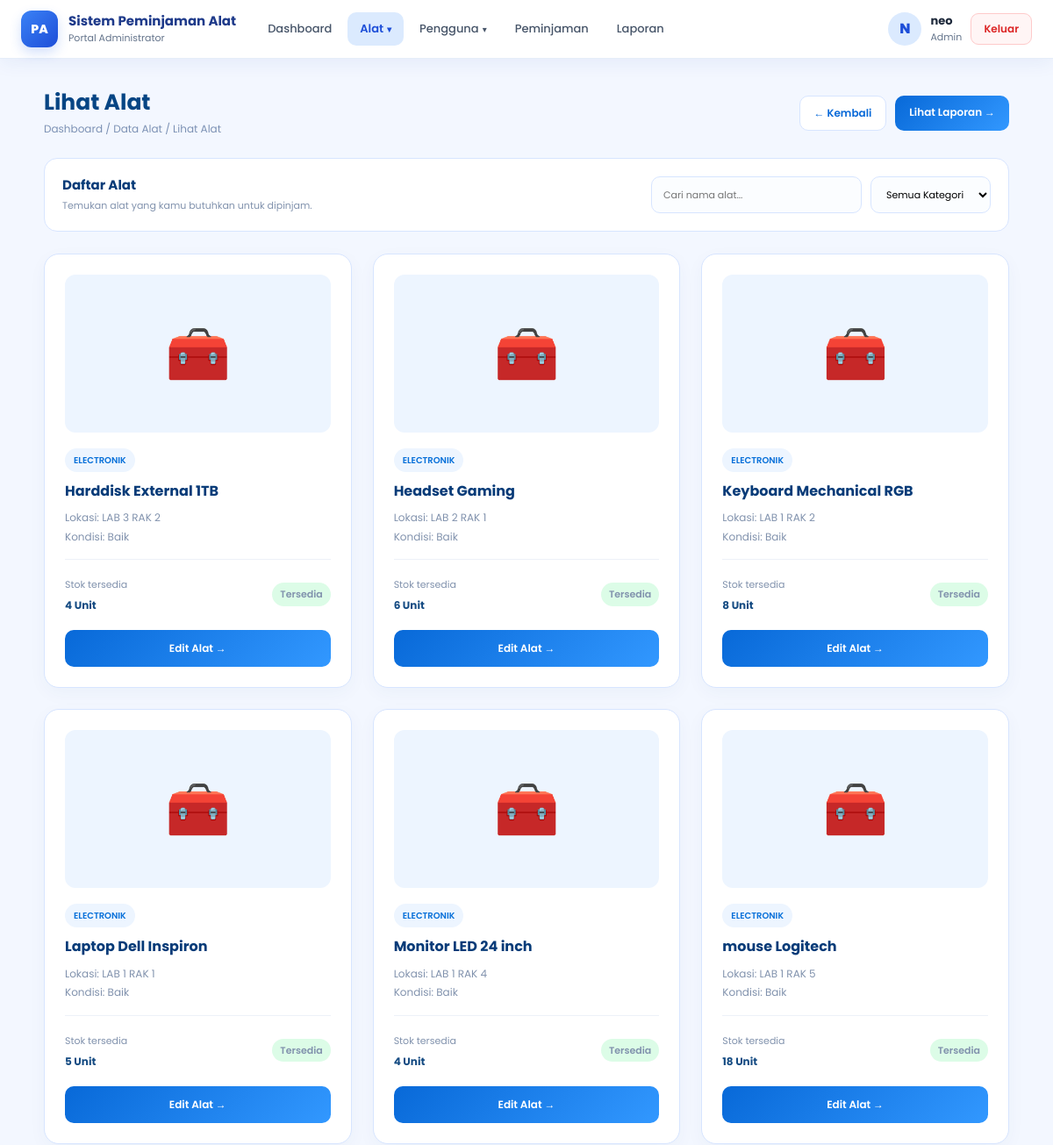
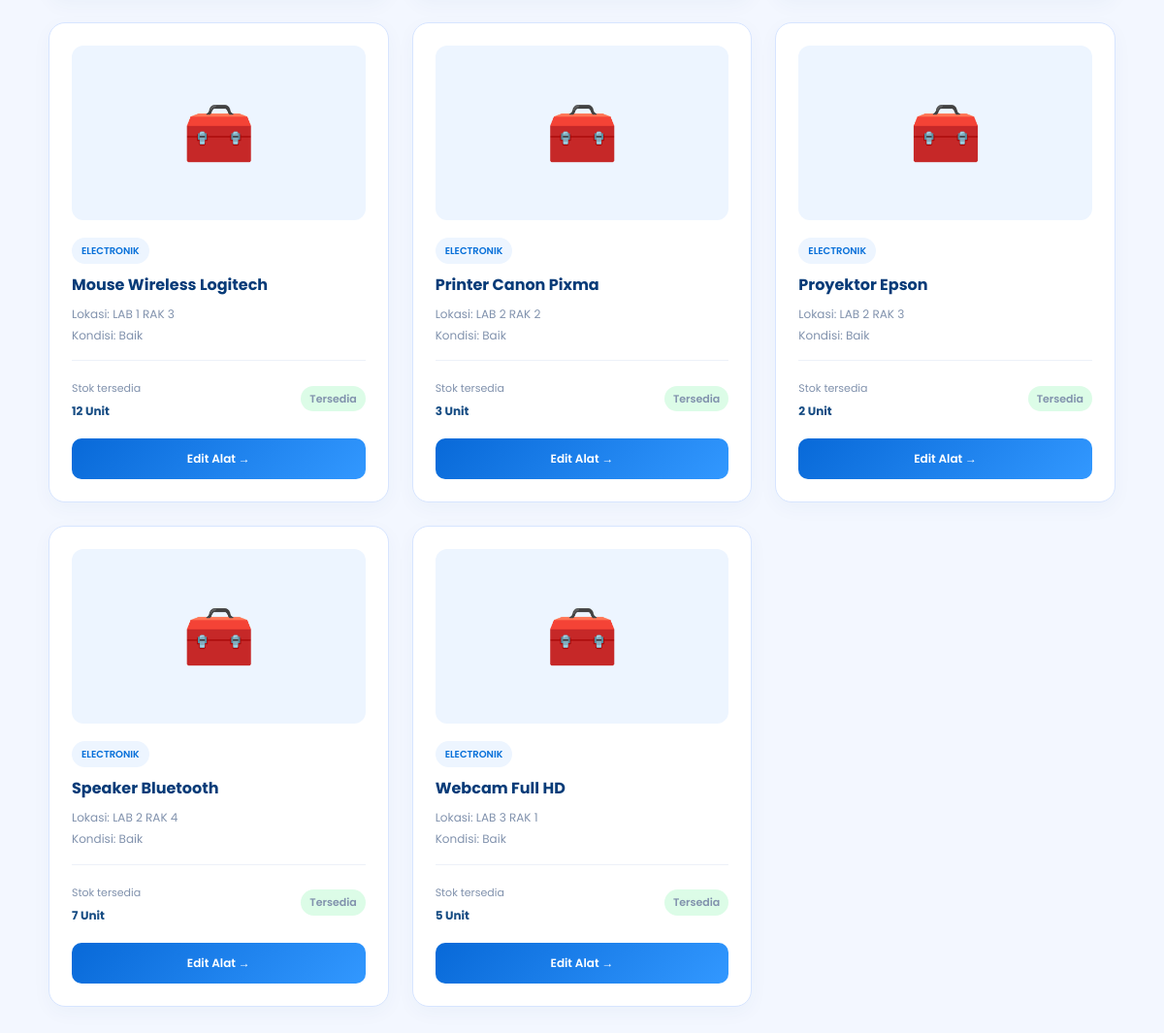
Screenshot of /users/lihat_alat.php (signed in) with the database file from the repository (2 pictures, top to bottom).
### tables this page shows
CREATE TABLE `users` (
  `id` int(11) NOT NULL,
  `username` varchar(50) NOT NULL,
  `nama_lengkap` varchar(100) NOT NULL,
  `alamat` varchar(225) NOT NULL,
  `password` varchar(255) NOT NULL,
  `role` enum('admin','petugas','peminjam') NOT NULL
);

CREATE TABLE `alat` (
  `id_alat` int(11) NOT NULL,
  `id_kategori` int(11) NOT NULL,
  `nama_alat` varchar(100) NOT NULL,
  `stok` int(11) NOT NULL DEFAULT 0,
  `lokasi` varchar(100) NOT NULL,
  `kondisi` enum('baik','rusak ringan','rusak berat') NOT NULL DEFAULT 'baik'
);

CREATE TABLE `kategori` (
  `id_kategori` int(11) NOT NULL,
  `nama_kategori` varchar(100) NOT NULL
);

### includes/auth.php (called while the page is built, shortened)
<?php
function e($v): string
{
    return htmlspecialchars((string)$v, ENT_QUOTES, 'UTF-8');
}
function auth_user(PDO $pdo): array
{
    static $user = null;
    if ($user !== null) {
        return $user;
    }
    $s = $pdo->prepare('SELECT id, username, nama_lengkap, role FROM users WHERE id = ?');
    $s->execute([$_SESSION['user_id']]);
    $user = $s->fetch();
    return $user;
}
function dashboard_url(string $role): string
{
    return match ($role) {
        'admin'   => 'dashboard_admin.php',
        'petugas' => 'status_peminjaman.php',
        default   => 'lihat_alat.php',
    };
}
function role_label(string $role): string
{
    return ['admin' => 'Admin', 'petugas' => 'Petugas', 'peminjam' => 'Peminjam'][$role] ?? ucfirst($role);
}

### users/lihat_alat.php (the view, shortened to what this page needs)
<?php
require_once __DIR__ . '/../includes/auth.php';
$me = auth_user($pdo);
$daftar = $pdo->query(
    'SELECT a.id_alat, a.nama_alat, a.stok, a.lokasi, a.kondisi, k.nama_kategori
     FROM alat a LEFT JOIN kategori k ON k.id_kategori = a.id_kategori
     ORDER BY a.nama_alat'
)->fetchAll();
function ikon_kategori(?string $nama): string
{
    $n = mb_strtolower((string)$nama);
    return match (true) {
        str_contains($n, 'elektronik') => '💻',
        str_contains($n, 'perkakas'), str_contains($n, 'pertukangan') => '🔧',
        str_contains($n, 'lab') => '🔬',
        str_contains($n, 'multimedia') => '📽️',
        str_contains($n, 'olahraga') => '⚽',
        default => '🧰',
    };
}
$isUser = ($me['role'] === 'peminjam');
$laporanUrl = $isUser ? 'laporan_user.php' : 'laporan.php';
?>
<!DOCTYPE html>
<html lang="id">
<head>
    <link rel="stylesheet" href="../asset/css/bootstrap.css">
    <link rel="stylesheet" href="../asset/css/navbar.css">
</head>
<body>
<?php
if ($isUser) {
    include __DIR__ . '/../includes/navbar_user.php';
} else {
    include __DIR__ . '/../includes/navbar.php';
}
?>
<div class="nv-page">
<div class="container-alat">
    <div class="d-flex justify-content-between align-items-center flex-wrap gap-3 mb-4">
        <div>
            <h2 class="page-title">Lihat Alat</h2>
            <div class="breadcrumb-text mb-0">
                Dashboard / Data Alat / Lihat Alat
            </div>
        </div>
        <div class="header-actions">
            <a href="dashboard.php" class="btn-kembali">
                ← Kembali
            </a>
            <a href="<?= e($laporanUrl) ?>" class="btn-laporan">
                Lihat Laporan →
            </a>
        </div>
    </div>
    <div class="toolbar">
        <div>
            <h4>Daftar Alat</h4>
            <p>Temukan alat yang kamu butuhkan untuk dipinjam.</p>
        </div>
        <div class="search-box">
            <input type="text" id="cariAlat" placeholder="Cari nama alat...">
            <select id="filterKategori">
                <option value="">Semua Kategori</option>
            </select>
        </div>
    </div>
    <div class="row g-4" id="daftarAlat">
        <?php foreach ($daftar as $a): ?>
            <?php
            $bisaPinjam = (int)$a['stok'] > 0 && $a['kondisi'] !== 'rusak berat';
            $statusTeks = $a['kondisi'] === 'rusak berat' ? 'Rusak' : ((int)$a['stok'] > 0 ? 'Tersedia' : 'Stok Habis');
            ?>
            <div class="col-md-6 col-lg-4 item-alat"
                 data-nama="<?= e(mb_strtolower($a['nama_alat'])) ?>"
                 data-kategori="<?= e(mb_strtolower((string)$a['nama_kategori'])) ?>">
                <div class="alat-card">
                    <div class="alat-image">
                        <span class="placeholder-icon"><?= ikon_kategori($a['nama_kategori']) ?></span>
                    </div>
                    <span class="kategori"><?= e($a['nama_kategori'] ?? 'Tanpa kategori') ?></span>
                    <h5><?= e($a['nama_alat']) ?></h5>
                    <p class="deskripsi">
                        Lokasi: <?= e($a['lokasi']) ?><br>
                        Kondisi: <?= e(ucfirst($a['kondisi'])) ?>
                    </p>
                    <div class="info-stok">
                        <div>
                            <span>Stok tersedia</span><br>
                            <strong><?= (int)$a['stok'] ?> Unit</strong>
                        </div>
                        <span class="status <?= $bisaPinjam ? 'tersedia' : 'habis' ?>"><?= e($statusTeks) ?></span>
                    </div>
                    <?php if ($me['role'] === 'peminjam'): ?>
                        <?php if ($bisaPinjam): ?>
                            <a href="pinjam_alat.php?id=<?= (int)$a['id_alat'] ?>" class="btn-pinjam">Pinjam Alat →</a>
                        <?php else: ?>
                            <a href="#" class="btn-pinjam disabled" onclick="return false">Tidak Dapat Dipinjam</a>
                        <?php endif; ?>
                    <?php elseif ($me['role'] === 'admin'): ?>
                        <a href="edit_alat.php?id=<?= (int)$a['id_alat'] ?>" class="btn-pinjam">Edit Alat →</a>
                    <?php endif; ?>
                </div>
            </div>
        <?php endforeach; ?>
    </div>
</div>
</div>
</body>
</html>

### includes/navbar.php (shortened to what this page needs)
<?php
require_once __DIR__ . '/auth.php';
$nvUser  = auth_user($pdo);
$nvRole  = $nvUser['role'];
$nvAlias = ['edit_petugas.php' => 'daftar_user.php'];
$nvCur   = basename(parse_url($_SERVER['REQUEST_URI'], PHP_URL_PATH));
$nvCur   = $nvAlias[$nvCur] ?? $nvCur;
$nvMenus = match ($nvRole) {
    'admin' => [
        ['Dashboard', 'dashboard_admin.php'],
        ['Alat', null, [
            ['Lihat Alat', 'lihat_alat.php'],
            ['Tambah Alat', 'tambah_alat.php'],
            ['Edit Alat', 'edit_alat.php'],
            ['Hapus Alat', 'delete_alat.php'],
        ]],
        ['Pengguna', null, [
            ['Daftar User', 'daftar_user.php'],
            ['Tambah User', 'edit_user.php?tambah=1'],
            ['Daftar Petugas', 'daftar_user.php?role=petugas'],
        ]],
        ['Peminjaman', 'status_peminjaman.php'],
        ['Laporan', 'laporan.php'],
    ],
    'petugas' => [
        ['Peminjaman', 'status_peminjaman.php'],
        ['Lihat Alat', 'lihat_alat.php'],
        ['Laporan', 'laporan.php'],
    ],
    default => [
        ['Lihat Alat', 'lihat_alat.php'],
        ['Pinjam Alat', 'pinjam_alat.php'],
        ['Status Peminjaman', 'status_peminjaman.php'],
    ],
};
function nv_is_active(string $href, string $cur): bool
{
    return basename(parse_url($href, PHP_URL_PATH)) === $cur;
}
$nvInisial = mb_strtoupper(mb_substr($nvUser['nama_lengkap'] ?: $nvUser['username'], 0, 1));
$nvPortal  = ['admin' => 'Portal Administrator', 'petugas' => 'Portal Petugas', 'peminjam' => 'Portal Peminjam'][$nvRole] ?? '';
?>
<header class="nv">
    <div class="nv-inner">
        <a class="nv-brand" href="<?= e(dashboard_url($nvRole)) ?>">
            <span class="nv-logo">PA</span>
            <span class="nv-brandtext">
                <strong>Sistem Peminjaman Alat</strong>
                <small><?= e($nvPortal) ?></small>
            </span>
        </a>
        <div class="nv-collapse" id="nvCollapse">
            <nav class="nv-menu" aria-label="Menu utama">
                <?php foreach ($nvMenus as $m): ?>
                    <?php if (isset($m[2])): ?>
                        <?php
                        $groupActive = false;
                        foreach ($m[2] as $c) {
                            if (nv_is_active($c[1], $nvCur)) { $groupActive = true; }
                        }
                        ?>
                        <div class="nv-dd">
                            <button type="button"
                                    class="nv-link nv-dd-btn<?= $groupActive ? ' active' : '' ?>"
                                    aria-expanded="false">
                                <?= e($m[0]) ?> <span class="nv-caret">▾</span>
                            </button>
                        </div>
                    <?php else: ?>
                        <a class="nv-link<?= nv_is_active($m[1], $nvCur) ? ' active' : '' ?>"
                           href="<?= e($m[1]) ?>"><?= e($m[0]) ?></a>
                    <?php endif; ?>
                <?php endforeach; ?>
            </nav>
            <div class="nv-profile">
                <div class="nv-avatar"><?= e($nvInisial) ?></div>
                <div class="nv-info">
                    <strong><?= e($nvUser['nama_lengkap'] ?: $nvUser['username']) ?></strong>
                    <span><?= e(role_label($nvRole)) ?></span>
                </div>
                <a href="logout.php" class="nv-logout"
                   onclick="return confirm('Apakah kamu yakin ingin keluar?')">Keluar</a>
            </div>
        </div>
    </div>
</header>

### asset/css/navbar.css (style rules this page uses)
body { padding: 0 !important; }
.nv-page { padding: 35px 20px; }
.nv { position: sticky; top: 0; z-index: 1000; background: #fff; border-bottom: 1px solid #e5edf9; box-shadow: 0 4px 22px rgba(30, 64, 175, .07); font-family: inherit; }
.nv-inner { max-width: 1280px; margin: 0 auto; padding: 12px 24px; display: flex; align-items: center; gap: 22px; }
.nv-brand { display: flex; align-items: center; gap: 12px; text-decoration: none; flex-shrink: 0; }
.nv-logo { width: 42px; height: 42px; border-radius: 12px; display: grid; place-items: center; color: #fff; font-weight: 800; font-size: 14px; background: linear-gradient(135deg, #3b82f6, #1d4ed8); box-shadow: 0 6px 14px rgba(37, 99, 235, .2); }
.nv-brandtext strong { display: block; font-size: 15px; font-weight: 700; color: #1e3a8a; line-height: 1.2; }
.nv-brandtext small { display: block; font-size: 11px; color: #64748b; margin-top: 2px; }
.nv-collapse { flex: 1; display: flex; align-items: center; justify-content: space-between; gap: 20px; }
.nv-menu { display: flex; align-items: center; gap: 4px; flex-wrap: wrap; }
.nv-link { display: inline-flex; align-items: center; gap: 4px; padding: 9px 14px; border: 0; border-radius: 10px; background: transparent; color: #475569; font: inherit; font-size: 13px; font-weight: 500; text-decoration: none; cursor: pointer; transition: background .2s, color .2s; }
.nv-link.active { background: #dbeafe; color: #1d4ed8; font-weight: 600; }
.nv-caret { font-size: 10px; }
.nv-dd { position: relative; }
.nv-profile { display: flex; align-items: center; gap: 10px; flex-shrink: 0; }
.nv-avatar { width: 38px; height: 38px; border-radius: 50%; display: grid; place-items: center; background: #dbeafe; color: #1d4ed8; font-weight: 800; }
.nv-info strong { display: block; font-size: 13px; color: #1e293b; line-height: 1.2; }
.nv-info span { display: block; font-size: 11px; color: #64748b; margin-top: 2px; }
.nv-logout { padding: 8px 14px; border-radius: 9px; border: 1px solid #fecaca; background: #fff5f5; color: #dc2626; font-size: 12px; font-weight: 600; text-decoration: none; transition: background .2s; }

### rows the page displays
users: role "Portal Administrator", nama_lengkap "N", nama_lengkap "neo", role "Admin"
alat: id_kategori.nama_kategori "🧰", id_kategori.nama_kategori "ELECTRONIK", nama_alat "Harddisk External 1TB", lokasi "LAB 3 RAK 2", kondisi "Baik", stok "4", statusTeks "Tersedia"
alat: id_kategori.nama_kategori "🧰", id_kategori.nama_kategori "ELECTRONIK", nama_alat "Headset Gaming", lokasi "LAB 2 RAK 1", kondisi "Baik", stok "6", statusTeks "Tersedia"
alat: id_kategori.nama_kategori "🧰", id_kategori.nama_kategori "ELECTRONIK", nama_alat "Keyboard Mechanical RGB", lokasi "LAB 1 RAK 2", kondisi "Baik", stok "8", statusTeks "Tersedia"
alat: id_kategori.nama_kategori "🧰", id_kategori.nama_kategori "ELECTRONIK", nama_alat "Laptop Dell Inspiron", lokasi "LAB 1 RAK 1", kondisi "Baik", stok "5", statusTeks "Tersedia"
alat: id_kategori.nama_kategori "🧰", id_kategori.nama_kategori "ELECTRONIK", nama_alat "Monitor LED 24 inch", lokasi "LAB 1 RAK 4", kondisi "Baik", stok "4", statusTeks "Tersedia"
alat: id_kategori.nama_kategori "🧰", id_kategori.nama_kategori "ELECTRONIK", nama_alat "mouse Logitech", lokasi "LAB 1 RAK 5", kondisi "Baik", stok "18", statusTeks "Tersedia"
alat: id_kategori.nama_kategori "🧰", id_kategori.nama_kategori "ELECTRONIK", nama_alat "Mouse Wireless Logitech", lokasi "LAB 1 RAK 3", kondisi "Baik", stok "12", statusTeks "Tersedia"
alat: id_kategori.nama_kategori "🧰", id_kategori.nama_kategori "ELECTRONIK", nama_alat "Printer Canon Pixma", lokasi "LAB 2 RAK 2", kondisi "Baik", stok "3", statusTeks "Tersedia"
alat: id_kategori.nama_kategori "🧰", id_kategori.nama_kategori "ELECTRONIK", nama_alat "Proyektor Epson", lokasi "LAB 2 RAK 3", kondisi "Baik", stok "2", statusTeks "Tersedia"
alat: id_kategori.nama_kategori "🧰", id_kategori.nama_kategori "ELECTRONIK", nama_alat "Speaker Bluetooth", lokasi "LAB 2 RAK 4", kondisi "Baik", stok "7", statusTeks "Tersedia"
alat: id_kategori.nama_kategori "🧰", id_kategori.nama_kategori "ELECTRONIK", nama_alat "Webcam Full HD", lokasi "LAB 3 RAK 1", kondisi "Baik", stok "5", statusTeks "Tersedia"

### other values shown
$m[0] "Dashboard"
$m[0] "Alat"
$m[0] "Pengguna"
$m[0] "Peminjaman"
$m[0] "Laporan"
